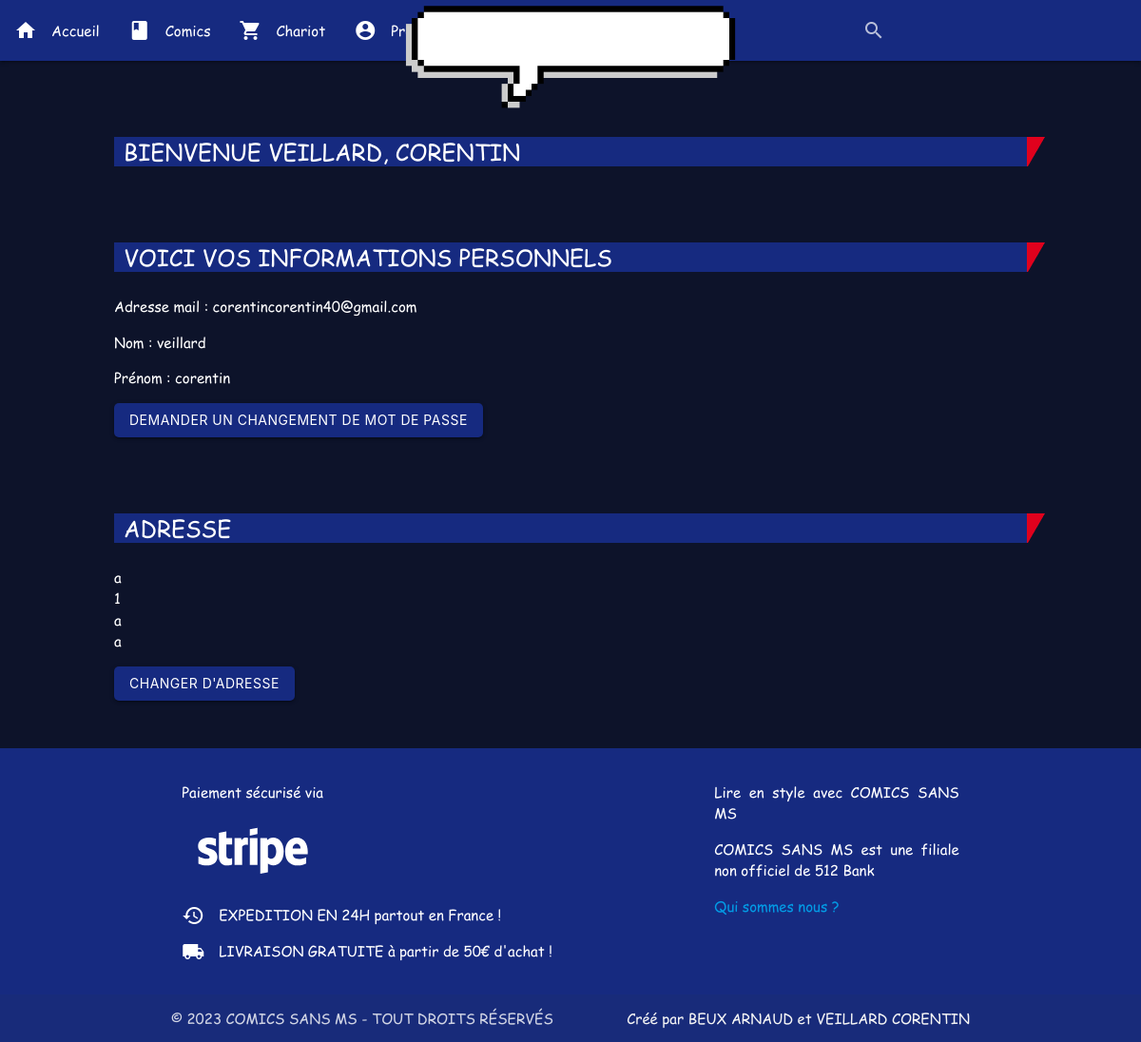
Page /userProfile.php (signed in) on the committed database.
### tables this page shows
CREATE TABLE client(
                       id INTEGER PRIMARY KEY,
                       name varchar(255) not null,
                       email varchar(255) not null,
                       password varchar(255) not null,
                       address varchar(255) not null,
                       city varchar(255) not null,
                       zip_code varchar(255) not null,
                       country varchar(255) not null
, firstName varchar(255));

### SqlApi.php (called while the page is built, shortened)
<?php
class SqlApi
{
    public function __construct()
    {
        $this->db = new PDO("sqlite:database.db");
        $this->db->setAttribute(PDO::ATTR_DEFAULT_FETCH_MODE, PDO::FETCH_ASSOC);
        $this->db->setAttribute(PDO::ATTR_ERRMODE, PDO::ERRMODE_EXCEPTION);
    }
    public function getUser(mixed $email, mixed $ashPassword)
    {
        $stmt = $this->db->prepare("SELECT * FROM client WHERE email=:email AND password=:password", [PDO::ATTR_CURSOR => PDO::CURSOR_FWDONLY]);
        $stmt->execute(array('email' => $email, 'password' => $ashPassword));
        return $stmt->fetch();
    }
}

### userProfile.php (the view, shortened to what this page needs)
<?php
require_once "head.php";
require_once "header.php";
require_once "SqlApi.php";
$sql = new SqlApi();
if (isset($_POST['password'])) {
    $email = filter_input(INPUT_POST, 'email', FILTER_SANITIZE_EMAIL);
    if (strlen($_POST['password']) > 50) {
        $_SESSION['error'] = "Password too long";
        header("Location: connexion.php");
        exit(0);
    }
    $ashPassword = hash('sha256', $_POST['password']);
} else {
    if (isset($_SESSION['password']) && isset($_SESSION['email'])) {
        $ashPassword = $_SESSION['password'];
        $email = $_SESSION['email'];
    } else {
        header("Location: connexion.php");
        exit(0);
    }
}
$result = $sql->connectUser($email, $ashPassword);
if (!$result) {
    $_SESSION['error'] = "Wrong password";
    header("Location: connexion.php");
    exit(0);
} else {
    $user = $sql->getUser($email, $ashPassword);
}
?>
<main>
    <h1>Bienvenue <?php echo $user["name"] . ", " . $user["firstName"] ?> <span
                class="sprt s-category-border-rr inline-block"></span></h1>
    <div class="user-info">
        <h1>Voici vos informations personnels<span class="sprt s-category-border-rr inline-block"></span></h1>
        <p>Adresse mail : <?php echo $user["email"] ?></p>
        <p>Nom : <?php echo $user["name"] ?></p>
        <p>Prénom : <?php echo $user["firstName"] ?></p>
        <button class="btn waves-effect" onclick="window.location.href='changeUserPassword.php'">Demander un changement
            de mot de passe
        </button>
        <h1>Adresse<span class="sprt s-category-border-rr inline-block"></span></h1>
        <p><?php echo $user["address"] ?><br><?php echo $user["zip_code"] ?><br><?php echo $user["city"] ?>
            <br>
            <?php echo $user["country"] ?></p>
        <button class="btn waves-effect" onclick="window.location.href = 'changeUserAddress.php';">Changer d'adresse
        </button>
    </div>
</main>
<?php
require_once "footer.php";
?>

### assets/css/base.css (style rules this page uses)
:root { --color-primary: #162a80; --color-secondary: #0d132a; --color-tertiary: #1d3365; --text: #fff; }
html { box-sizing: border-box; scroll-behavior: smooth; }
main { flex: 1 0 auto; }
.sprt { position: absolute; top: 0; right: -19px; }
.s-category-border-rr { width: 19px; height: 31px; background-position: -403px -5px; }
.sprt { background-image: url("../images/sprt.png"); background-color: transparent; background-repeat: no-repeat; }
h1 { position: relative; background: var(--color-primary); color: #ffffff; font-family: "Comic Sans MS",sans-serif; height: 31px; line-height: 31px; padding: 0 5px 0 10px; font-size: 24px; text-transform: uppercase; margin-top: 80px; }
.btn { background-color: var(--color-primary); color: var(--text); border-radius: 5px; cursor: pointer; }
p { text-align: justify; }
main { margin: 0 auto; width: 80%; }

### rows in the picture
client: name "VEILLARD", firstName "CORENTIN", email "corentincorentin40@gmail.com", name "veillard", firstName "corentin", address "a", zip_code "1", city "a", country "a"
